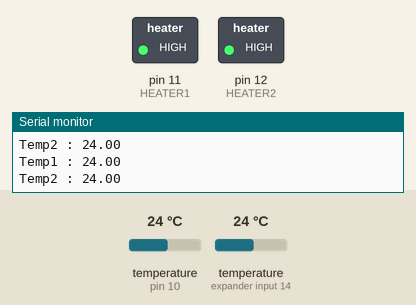
This sketch was run on a simulated Arduino Uno, built with avr-gcc and run on an emulated ATmega328P. On the bench: switched loads named in the sketch (green lamp = pin HIGH), the last lines printed to the serial monitor. Inputs (shaded band) come from the test bench; at power-on: temperature (sensors on pin 10, expander input 14) 24 °C.

Above: at 2.0 s.
2.1 s: temperature (sensor on pin 10) set to 29.1 °C
3.7 s: temperature (sensor on pin 10) set to 30.1 °C
At 5.6 s:
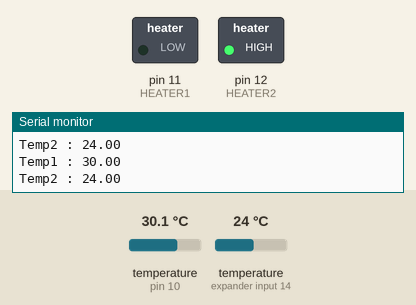
6.1 s: temperature (sensor on expander input 14) set to 27.8 °C
8.0 s: temperature (sensor on expander input 14) set to 29 °C
At 9.7 s:
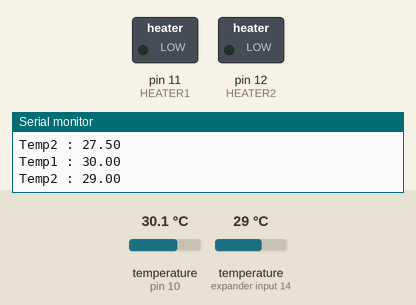
10.6 s: temperature (sensor on pin 10) set to 28.2 °C
At 11.7 s:
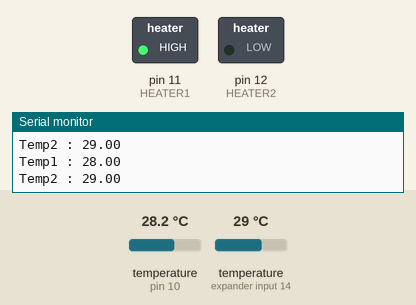
12.8 s: temperature (sensor on pin 10) set to 33 °C
At 15.0 s:
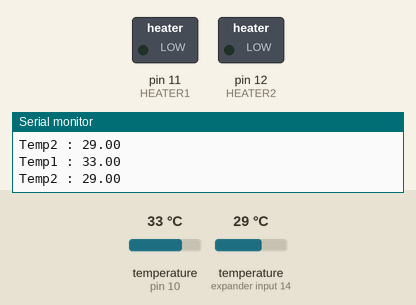
Timing chart, 0 to 16.0 s (numbered marks = the images above; inputs shaded):
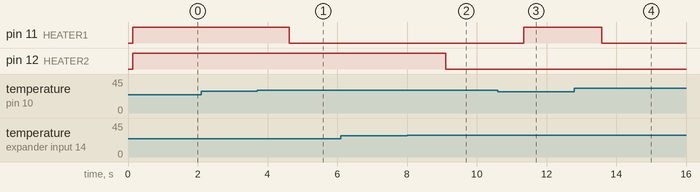

The sketch:

thermostat.ino
```cpp
#include <OneWire.h>
#include <DallasTemperature.h>

#define ONE_WIRE_BUS 10
#define TEMPERATURE_PRECISION 9

#define HEATER1 11
#define HEATER2 12

OneWire oneWire(ONE_WIRE_BUS);
DallasTemperature sensors(&oneWire);

DeviceAddress sensor1 = {0x28, 0x7C, 0x11, 0x48, 0x05, 0x00, 0x00, 0x83};
DeviceAddress sensor2 = {0x28, 0x20, 0x3E, 0x48, 0x05, 0x00, 0x00, 0x47};

const float target1 = 29.5;
const float target2 = 28.5;
const float hysteresis = 0.5;

void setup()
{
    Serial.begin(9600);
    sensors.begin();
    sensors.setResolution(sensor1, TEMPERATURE_PRECISION);
    sensors.setResolution(sensor2, TEMPERATURE_PRECISION);

    pinMode(HEATER1, OUTPUT);
    pinMode(HEATER2, OUTPUT);

    digitalWrite(HEATER1, LOW);
    digitalWrite(HEATER2, LOW);
}

void loop()
{
    sensors.requestTemperatures();

    float temp1 = sensors.getTempC(sensor1);
    float temp2 = sensors.getTempC(sensor2);

    Serial.print("Temp1 : ");
    Serial.println(temp1);
    Serial.print("Temp2 : ");
    Serial.println(temp2);

    if(temp1 >= target1)
        digitalWrite(HEATER1, LOW);
    else if(temp1 < target1 - hysteresis)
        digitalWrite(HEATER1, HIGH);

    if(temp2 >= target2)
        digitalWrite(HEATER2, LOW);
    else if(temp2 < target2 - hysteresis)
        digitalWrite(HEATER2, HIGH);

    delay(1000);
}
```

Measured:
- the behaviour switches between 29.4 and 29.5 °C on temperature (sensor on pin 10) (found by bisection; images 0 and 1)
- the behaviour switches between 28.4 and 28.5 °C on temperature (sensor on expander input 14) (found by bisection; images 1 and 2)
- the behaviour switches between 29 and 28.9 °C on temperature (sensor on pin 10) (found by bisection; images 2 and 3)
- after the input at 3.7 s, pin 11 (HEATER1): HIGH → LOW after 0.92 s
- after the input at 8.0 s, pin 12 (HEATER2): HIGH → LOW after 1.1 s
- after the input at 10.6 s, pin 11 (HEATER1): LOW → HIGH after 0.75 s
- after the input at 12.8 s, pin 11 (HEATER1): HIGH → LOW after 0.79 s
